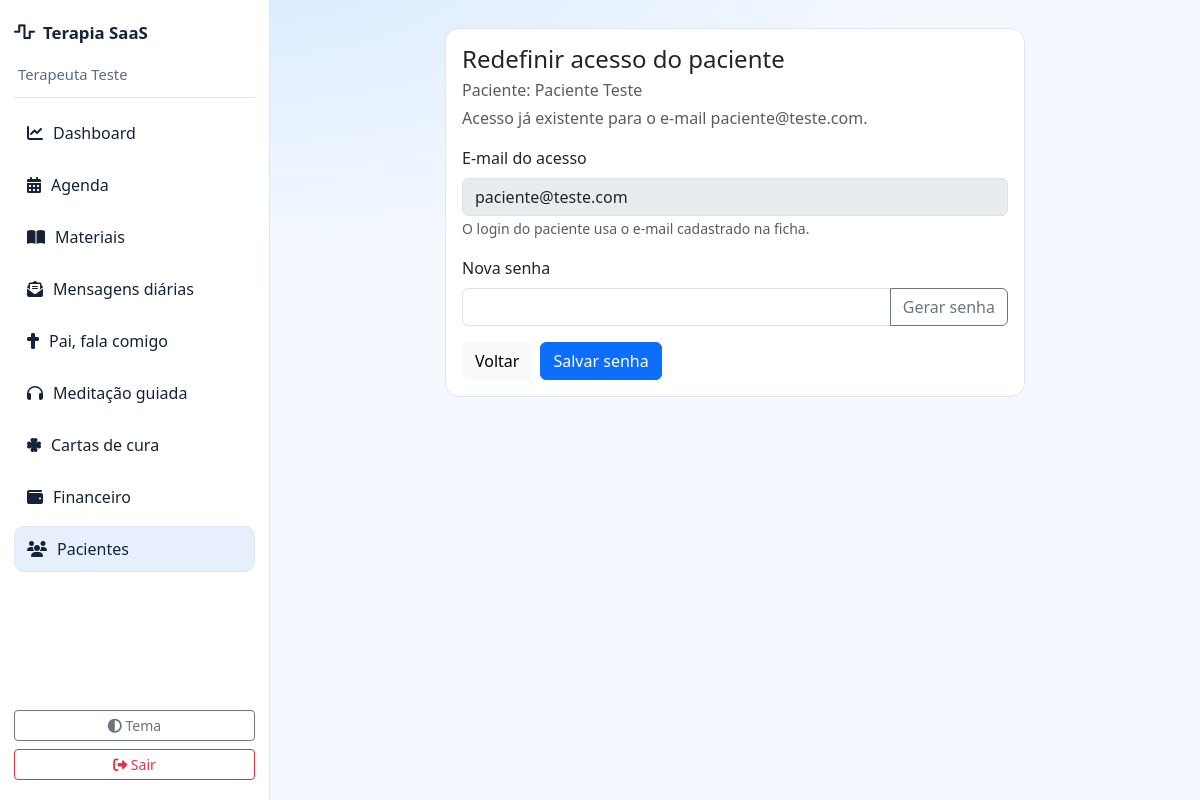
Screenshot of /dashboard.php?action=patients-password&id=1 (signed in) with the database file from the repository.
### tables this page shows
CREATE TABLE IF NOT EXISTS patients (
  id INT AUTO_INCREMENT PRIMARY KEY,
  therapist_id INT NOT NULL,
  name VARCHAR(150) NOT NULL,
  cpf VARCHAR(14) NOT NULL,
  birth_date DATE NULL,
  phone VARCHAR(20) NOT NULL,
  email VARCHAR(150) NULL,
  marital_status VARCHAR(50) NULL,
  children VARCHAR(255) NULL,
  cep VARCHAR(9) NULL,
  address VARCHAR(255) NULL,
  neighborhood VARCHAR(100) NULL,
  city VARCHAR(100) NULL,
  state CHAR(2) NULL,
  depression TINYINT(1) DEFAULT 0,
  anxiety TINYINT(1) DEFAULT 0,
  medical_treatment TEXT NULL,
  alcoholism TINYINT(1) DEFAULT 0,
  drugs TINYINT(1) DEFAULT 0,
  convulsions TINYINT(1) DEFAULT 0,
  smoker TINYINT(1) DEFAULT 0,
  hepatitis TINYINT(1) DEFAULT 0,
  hypertension TINYINT(1) DEFAULT 0,
  diabetes TINYINT(1) DEFAULT 0,
  addictions_json JSON NULL,
  had_therapy TINYINT(1) DEFAULT 0,
  therapy_description TEXT NULL,
  treatment_start_date DATE NULL,
  menstruation TEXT NULL,
  bowel TEXT NULL,
  main_complaint TEXT NULL,
  status ENUM('active','inactive') DEFAULT 'active',
  created_at DATETIME DEFAULT CURRENT_TIMESTAMP,
  updated_at DATETIME DEFAULT CURRENT_TIMESTAMP ON UPDATE CURRENT_TIMESTAMP,
  INDEX idx_patients_therapist(therapist_id),
  FOREIGN KEY (therapist_id) REFERENCES users(id) ON DELETE CASCADE
);

CREATE TABLE IF NOT EXISTS users (
  id INT AUTO_INCREMENT PRIMARY KEY,
  name VARCHAR(150) NOT NULL,
  cpf VARCHAR(14) NULL,
  phone VARCHAR(20) NULL,
  email VARCHAR(150) NOT NULL UNIQUE,
  password VARCHAR(255) NOT NULL,
  role ENUM('super_admin','therapist','patient') NOT NULL,
  therapist_id INT NULL,
  patient_id INT NULL,
  plan_type VARCHAR(30) NULL,
  company_logo_name VARCHAR(255) NULL,
  company_logo_path VARCHAR(500) NULL,
  status ENUM('active','inactive') DEFAULT 'active',
  created_at DATETIME DEFAULT CURRENT_TIMESTAMP,
  updated_at DATETIME DEFAULT CURRENT_TIMESTAMP ON UPDATE CURRENT_TIMESTAMP,
  INDEX idx_users_role(role)
);

### classes/Controller.php (called while the page is built, shortened)
<?php
abstract class Controller
{
    protected function view(string $view, array $data = []): void
    {
        $file = dirname(__DIR__) . '/app/views/' . $view . '.php';
        extract($data);
        require $file;
    }
}

### app/controllers/TherapistController.php (called while the page is built, shortened)
<?php
class TherapistController extends Controller
{
    private Patient $patientModel;
    private User $userModel;
    public function __construct()
    {
        $this->patientModel = new Patient();
        $this->userModel = new User();
    }
    public function passwordPatient(): void
    {
        $therapistId = (int) Auth::id();
        $patientId = (int) ($_GET['id'] ?? 0);
        $patient = $this->patientModel->findByTherapistAndId($therapistId, $patientId);
        $patientAccess = $this->userModel->findPatientAccessByTherapistAndPatient($therapistId, $patientId);
        $this->view('therapist/patients/password', [
            'appUrl' => Config::get('APP_URL', ''),
            'patient' => $patient,
            'patientAccess' => $patientAccess,
        ]);
    }
}

### config/Config.php (called while the page is built, shortened)
<?php
class Config
{
    public static function get(string $key, mixed $default = null): mixed
    {
        return $_ENV[$key] ?? $default;
    }
}

### config/Database.php (called while the page is built, shortened)
<?php
class Database
{
    private static ?Database $instance = null;
    private PDO $connection;
    private function __construct()
    {
        $host = Config::get('DB_HOST', '127.0.0.1');
        $port = Config::get('DB_PORT', '3306');
        $db = Config::get('DB_DATABASE', 'terapia');
        $user = Config::get('DB_USERNAME', 'root');
        $pass = Config::get('DB_PASSWORD', '');
        $charset = Config::get('DB_CHARSET', 'utf8mb4');
        $dsn = "mysql:host={$host};port={$port};dbname={$db};charset={$charset}";
        try {
            $this->connection = new PDO($dsn, $user, $pass, [
                PDO::ATTR_ERRMODE => PDO::ERRMODE_EXCEPTION,
                PDO::ATTR_DEFAULT_FETCH_MODE => PDO::FETCH_ASSOC,
                PDO::ATTR_EMULATE_PREPARES => false,
            ]);
        } catch (PDOException $e) {
            throw new \RuntimeException('Falha de conexao com banco: ' . $e->getMessage());
        }
    }
    public static function getInstance(): self
    {
        if (!self::$instance) {
            self::$instance = new self();
        }
        return self::$instance;
    }
    public function getConnection(): PDO
    {
        return $this->connection;
    }
    public function query(string $sql, array $params = []): \PDOStatement|false
    {
        try {
            $stmt = $this->connection->prepare($sql);
            $stmt->execute($params);
            return $stmt;
        } catch (PDOException $e) {
            error_log('[DB] ' . $e->getMessage());
            return false;
        }
    }
}

### helpers/Auth.php (called while the page is built, shortened)
<?php
class Auth
{
    public static function id(): ?int
    {
        return isset($_SESSION['user_id']) ? (int) $_SESSION['user_id'] : null;
    }
}

### classes/Model.php (called while the page is built, shortened)
<?php
abstract class Model
{
    protected function query(string $sql, array $params = []): \PDOStatement|false
    {
        return Database::getInstance()->query($sql, $params);
    }
}

### app/models/Patient.php (called while the page is built, shortened)
<?php
class Patient extends Model
{
    public function findByTherapistAndId(int $therapistId, int $patientId): ?array
    {
        $stmt = $this->query('SELECT * FROM patients WHERE therapist_id = ? AND id = ? LIMIT 1', [$therapistId, $patientId]);
        $row = $stmt->fetch();
        return $row ?: null;
    }
}

### app/models/User.php (called while the page is built, shortened)
<?php
class User extends Model
{
    public function findPatientAccessByTherapistAndPatient(int $therapistId, int $patientId): ?array
    {
        $stmt = $this->query(
            "SELECT * FROM users WHERE role = 'patient' AND therapist_id = ? AND patient_id = ? LIMIT 1",
            [$therapistId, $patientId]
        );
        $row = $stmt->fetch();
        return $row ?: null;
    }
}

### app/views/therapist/patients/password.php (the view, shortened to what this page needs)
<?php $title = 'Acesso do Paciente'; include __DIR__ . '/../../partials/header.php'; include __DIR__ . '/../../partials/nav.php'; ?>
<div class="container page-wrap">
  <div class="row justify-content-center">
    <div class="col-lg-8">
      <div class="card">
        <div class="card-body">
          <h4 class="mb-1">Redefinir acesso do paciente</h4>
          <p class="text-muted mb-1">Paciente: <?php echo htmlspecialchars((string) $patient['name']); ?></p>
          <p class="text-muted mb-3">
            <?php if (!empty($patientAccess)): ?>
              Acesso já existente para o e-mail <?php echo htmlspecialchars((string) ($patientAccess['email'] ?? '-')); ?>.
            <?php else: ?>
              Este paciente ainda não possui acesso criado. Ao salvar a senha, o acesso será criado.
            <?php endif; ?>
          </p>
          <form id="patientPasswordForm" action="<?php echo $appUrl; ?>/dashboard.php?action=patients-password-update" method="POST">
            <div class="row g-3">
              <div class="col-12">
                <label class="form-label">E-mail do acesso</label>
                <input class="form-control" value="<?php echo htmlspecialchars((string) ($patient['email'] ?? '')); ?>" disabled>
                <small class="text-muted">O login do paciente usa o e-mail cadastrado na ficha.</small>
              </div>
              <div class="col-12">
                <label class="form-label">Nova senha</label>
                <div class="input-group">
                  <input class="form-control" id="pwd" name="password" required>
                  <button class="btn btn-outline-secondary" type="button" id="btnPwd">Gerar senha</button>
                </div>
              </div>
            </div>
            <div class="mt-3 d-flex gap-2">
              <a class="btn btn-light" href="<?php echo $appUrl; ?>/dashboard.php?action=patients">Voltar</a>
              <button class="btn btn-primary" type="submit">Salvar senha</button>
            </div>
          </form>
        </div>
      </div>
    </div>
  </div>
</div>
<?php include __DIR__ . '/../../partials/footer.php'; ?>

### public/css/app.css (style rules this page uses)
:root { --bg-main: #f5f9ff; --bg-panel: #ffffff; --text-main: #152238; --text-soft: #5d6b82; --line: #dce6f5; --accent: #1363df; --accent-soft: #8ec5ff; --sidebar-bg: #ffffff; }
* { box-sizing: border-box; }
body.app-body { margin: 0; background: radial-gradient(1200px 600px at 20% -10%, #d7e9ff 0%, transparent 60%), var(--bg-main); color: var(--text-main); font-family: "Segoe UI", "Helvetica Neue", sans-serif; }
.card { border: 1px solid var(--line); background: var(--bg-panel); border-radius: 14px; }
.page-wrap { padding: 4px 0 36px; }

### rows the page displays
patients: name "Paciente Teste", email "paciente@teste.com"
users: email "paciente@teste.com"

### other values shown
Auth::name() "Terapeuta Teste"
